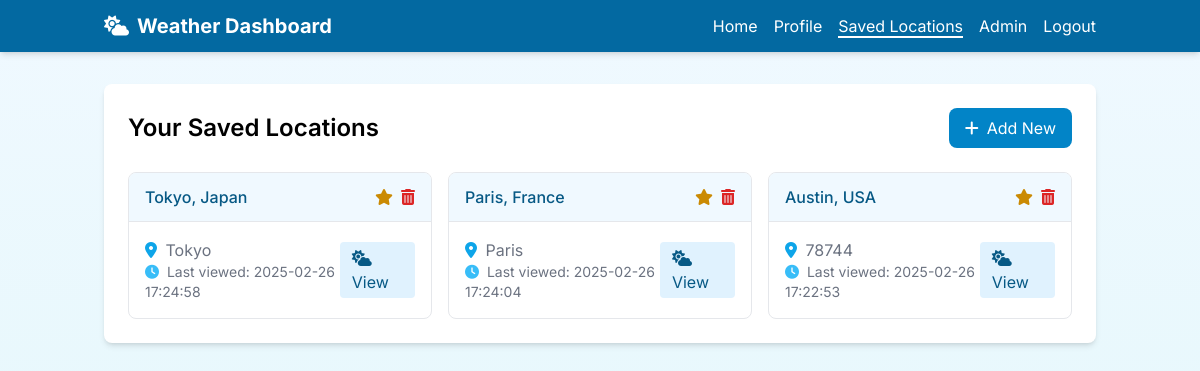
Page /saved-locations (signed in) on the committed database.
### tables this page shows
CREATE TABLE saved_locations (
        id INTEGER PRIMARY KEY AUTOINCREMENT,
        user_id INTEGER NOT NULL,
        city_name TEXT NOT NULL,
        display_name TEXT,
        last_accessed TIMESTAMP DEFAULT CURRENT_TIMESTAMP,
        FOREIGN KEY (user_id) REFERENCES users (id) ON DELETE CASCADE,
        UNIQUE(user_id, city_name)
    );

### main.py (the view)
@app.route('/saved-locations')
@login_required
def saved_locations():
    db = get_db()
    locations = db.execute(
        'SELECT * FROM saved_locations WHERE user_id = ? ORDER BY last_accessed DESC',
        (session['user_id'],)
    ).fetchall()
    return render_template('saved_locations.html', locations=locations)

### main.py (called while the page is built)
def get_db_path():
    data_dir = os.path.join(script_dir, 'data')
    os.makedirs(data_dir, exist_ok=True)
    return os.path.join(data_dir, 'weather_app.db')

def get_db():
    db = getattr(g, '_database', None)
    if db is None:
        db = g._database = sqlite3.connect(get_db_path())
        db.row_factory = sqlite3.Row
        db.execute("PRAGMA foreign_keys = ON")
    return db

def login_required(f):
    @wraps(f)
    def decorated_function(*args, **kwargs):
        if 'user_id' not in session:
            return redirect(url_for('login', next=request.url))
        return f(*args, **kwargs)
    return decorated_function

@app.before_request
def before_first_request():
    init_db()

### templates/saved_locations.html (shortened to what this page needs)
<!DOCTYPE html>
<html lang="en">
<head>
    <script src="https://cdn.tailwindcss.com"></script>
    <link rel="stylesheet" href="https://cdnjs.cloudflare.com/ajax/libs/font-awesome/6.5.1/css/all.min.css">
</head>
<body>
    <nav class="bg-primary-700 text-white shadow-md">
        <div class="container mx-auto px-4 py-3">
            <div class="flex justify-between items-center">
                <div class="flex items-center">
                    <a href="{{ url_for('home') }}" class="text-xl font-bold flex items-center">
                        <i class="fas fa-cloud-sun mr-2"></i>
                        Weather Dashboard
                    </a>
                </div>
                <div>
                    <ul class="flex space-x-4">
                        <li><a href="{{ url_for('home') }}" class="hover:text-primary-200 transition duration-300">Home</a></li>
                        <li><a href="{{ url_for('profile') }}" class="hover:text-primary-200 transition duration-300">Profile</a></li>
                        <li><a href="{{ url_for('saved_locations') }}" class="hover:text-primary-200 transition duration-300 border-b-2 border-white">Saved Locations</a></li>
                        {% if session.is_admin %}
                        <li><a href="{{ url_for('admin_users') }}" class="hover:text-primary-200 transition duration-300">Admin</a></li>
                        {% endif %}
                        <li><a href="{{ url_for('logout') }}" class="hover:text-primary-200 transition duration-300">Logout</a></li>
                    </ul>
                </div>
            </div>
        </div>
    </nav>
    <div class="container mx-auto px-4 py-8">
        <div class="bg-white rounded-lg shadow-md p-6">
            <div class="flex justify-between items-center mb-6">
                <h1 class="text-2xl font-semibold">Your Saved Locations</h1>
                <a href="{{ url_for('home') }}" class="bg-primary-600 hover:bg-primary-700 text-white px-4 py-2 rounded-lg transition">
                    <i class="fas fa-plus mr-2"></i>Add New
                </a>
            </div>
            {% if locations %}
                <div class="grid grid-cols-1 md:grid-cols-2 lg:grid-cols-3 gap-4">
                    {% for location in locations %}
                        <div class="border rounded-lg overflow-hidden hover:shadow-lg transition">
                            <div class="bg-primary-50 px-4 py-3 border-b flex justify-between items-center">
                                <h3 class="font-medium text-primary-800">{{ location.display_name or location.city_name }}</h3>
                                <div class="flex space-x-2">
                                    <form action="{{ url_for('set_default_city', city=location.city_name) }}" method="post" class="inline">
                                        <button type="submit" class="text-yellow-600 hover:text-yellow-800" title="Set as default">
                                            <i class="fas fa-star"></i>
                                        </button>
                                    </form>
                                    <form action="{{ url_for('delete_location', location_id=location.id) }}" method="post" class="inline" onsubmit="return confirm('Are you sure you want to delete this location?');">
                                        <button type="submit" class="text-red-600 hover:text-red-800" title="Delete location">
                                            <i class="fas fa-trash-alt"></i>
                                        </button>
                                    </form>
                                </div>
                            </div>
                            <div class="p-4">
                                <div class="flex justify-between items-center">
                                    <div>
                                        <p class="text-gray-500">
                                            <i class="fas fa-map-marker-alt text-primary-500 mr-1"></i>
                                            {{ location.city_name }}
                                        </p>
                                        <p class="text-gray-500 text-sm">
                                            <i class="fas fa-clock text-primary-400 mr-1"></i>
                                            Last viewed: {{ location.last_accessed.split('.')[0] }}
                                        </p>
                                    </div>
                                    <a href="{{ url_for('weather_api') }}?city={{ location.city_name }}" class="bg-primary-100 hover:bg-primary-200 text-primary-800 px-3 py-1 rounded transition">
                                        <i class="fas fa-cloud-sun mr-1"></i>
                                        View
                                    </a>
                                </div>
                            </div>
                        </div>
                    {% endfor %}
                </div>
            {% endif %}
        </div>
    </div>
</body>
</html>

### templates/saved_locations.html (style rules this page uses)
body { background: linear-gradient(to bottom, #f0f9ff, #e0f7fa); min-height: 100vh; }

### rows in the picture
saved_locations: display_name "Tokyo, Japan", city_name "Tokyo", last_accessed "2025-02-26 17:24:58"
saved_locations: display_name "Paris, France", city_name "Paris", last_accessed "2025-02-26 17:24:04"
saved_locations: display_name "Austin, USA", city_name "78744", last_accessed "2025-02-26 17:22:53"
